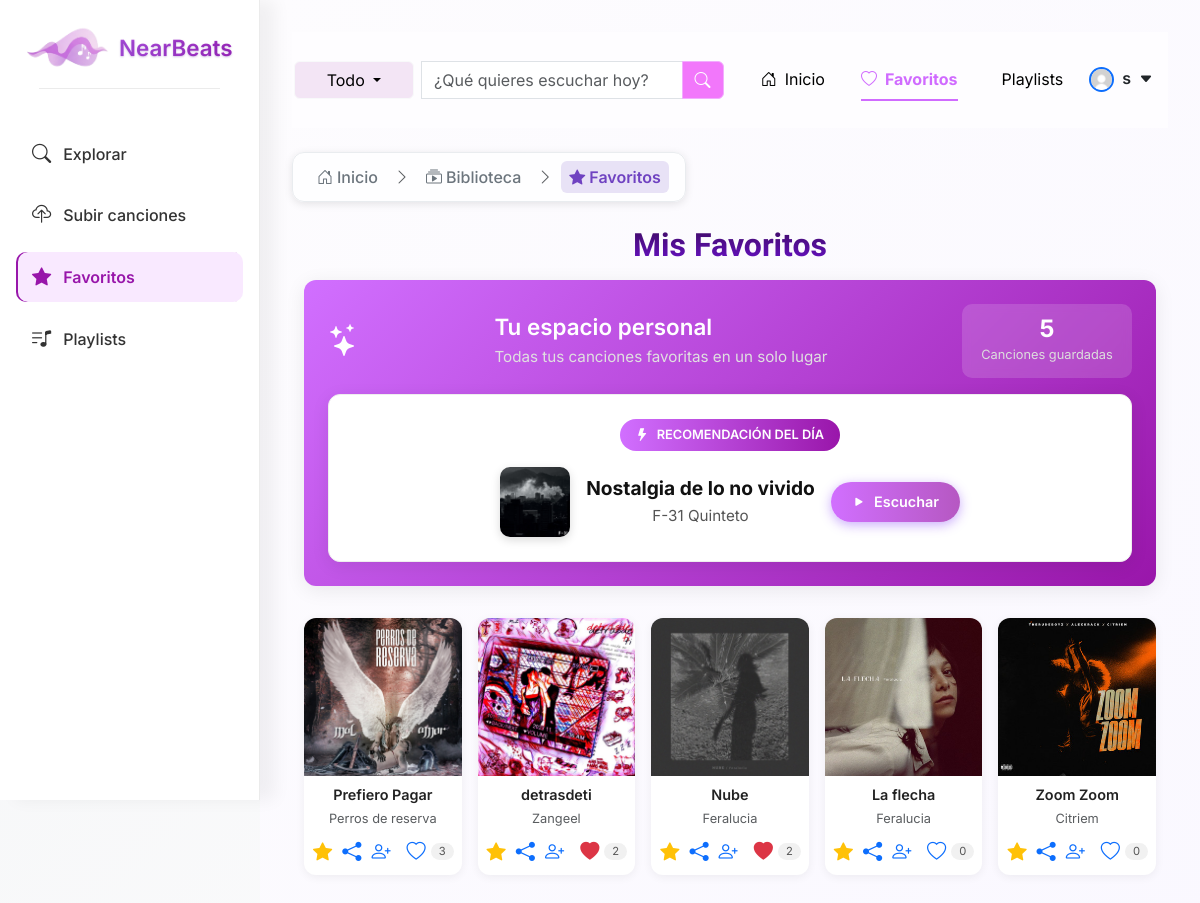
The page /favorites/ (signed in) on the database its author committed.
### usuarios/models.py (models this page shows, shortened)
class Usuario(AbstractBaseUser, PermissionsMixin):
    ROLES = (
        ('Artista', 'Artista'),
        ('Oyente', 'Oyente'),
    )
    email = models.EmailField(unique=True)             # User's email (unique identifier)
    nombre = models.CharField(max_length=100)          # User's name
    rol = models.CharField(max_length=10, choices=ROLES)  # User role: Artista or Oyente
    is_active = models.BooleanField(default=True)      # Can the user log in?
    is_staff = models.BooleanField(default=False)      # Can access Django admin?
    objects = UsuarioManager()                         # Link to custom manager
    USERNAME_FIELD = 'email'                           # Use email as login identifier
    REQUIRED_FIELDS = ['nombre', 'rol']                # Fields required when creating a superuser

### library/models.py (models this page shows, shortened)
class Song(models.Model):
    title = models.CharField(max_length=300)
    artist_name = models.CharField(max_length=100)
    genre = models.CharField(max_length=50)
    lyrics = models.TextField(blank=True)
    audio_file = models.FileField(upload_to="songs/audio/")
    cover_image = models.ImageField(
        upload_to="songs/covers/",
        blank=True,
        null=True
    )
    mood = models.CharField(
    max_length=50,
    choices= [
    ("feliz", "Feliz"),
    ("triste", "Triste"),
    ("romantico", "Romántico"),
    ("melancolico", "Melancólico"),
    ("nostalgico", "Nostálgico"),
    ("solitario", "Solitario"),
    ("ruptura", "Ruptura"),
    ],
    blank=True
)
    created_at = models.DateTimeField(auto_now_add=True)
    copyright = models.CharField(max_length=255, blank=True, null=True)

### library/views.py (the view)
# urls.py: path("favorites/", libraryViews.see_favorites_list, name="favorites"),
@login_required
def see_favorites_list(request):  #see_favorites_list
    favorites = Favorite.objects.filter(user=request.user).select_related("song")
    songs = [fav.song for fav in favorites]
    for song in songs:
        song.likes_count = Like.objects.filter(song=song).count()
        song.is_liked = Like.objects.filter(song=song, user=request.user).exists()
        song.is_favorited = True
    all_songs = Song.objects.exclude(id__in=[song.id for song in songs])
    cache_key = f"recommended_song_user_{request.user.id}"
    recommended_song = cache.get(cache_key)
    if not recommended_song:
        if all_songs.exists():
            recommended_song = random.choice(all_songs)
            cache.set(cache_key, recommended_song, 24*60*60)
    return render(request, "favorites.html", {
        "songs": songs,
        "recommended_song": recommended_song
    })

### library/templates/favorites.html (shortened to what this page needs)
{% extends "base_library.html" %}
{% load static %}
{% block page_icon %}bi bi-star-fill{% endblock %}
{% block page_name %}Favoritos{% endblock %}
{% block content %}
<div class="container-fluid mt-4">
  <h1 class="favorites-title mb-3">
     Mis Favoritos
  </h1>
  <div class="favorites-header-section mb-4">
    <div class="favorites-banner">
      <div class="banner-content">
        <div class="banner-icon">
          <i class="bi bi-stars"></i>
        </div>
        <div class="banner-text">
          <h3>Tu espacio personal</h3>
          <p>Todas tus canciones favoritas en un solo lugar</p>
        </div>
        <div class="banner-stats">
          <div class="stat">
            <span class="number">{{ songs|length }}</span>
            <span class="label">Canciones guardadas</span>
          </div>
        </div>
      </div>
      {% if recommended_song %}
      <div class="recommendation-container">
        <div class="recommendation-content">
          <div class="recommendation-badge">
            <i class="bi bi-lightning-fill"></i>
            Recomendación del día
          </div>
          <div class="recommendation-song">
            <div class="song-cover-small">
              {% if recommended_song.cover_image %}
                <img src="{{ recommended_song.cover_image.url }}" alt="{{ recommended_song.title }}">
              {% else %}
                <img src="{% static 'images/sin_portada.png' %}" alt="Sin portada">
              {% endif %}
            </div>
            <div class="song-details">
              <div class="song-title">{{ recommended_song.title }}</div>
              <div class="song-artist">{{ recommended_song.artist_name }}</div>
            </div>
            <button class="btn-play-recommendation"
                    data-audio="{{ recommended_song.audio_file.url }}"
                    data-title="{{ recommended_song.title }}"
                    data-artist="{{ recommended_song.artist_name }}">
              <i class="bi bi-play-fill"></i>
              Escuchar
            </button>
          </div>
        </div>
      </div>
      {% endif %}
    </div>
  </div>
  <div class="row row-cols-2 row-cols-sm-3 row-cols-md-4 row-cols-lg-5 g-3">
    {% for song in songs %}
      <div class="col d-flex justify-content-center song-item" id="song-{{ song.id }}">
        <div class="song-card h-100 d-flex flex-column">
          <div class="song-cover">
            {% if song.cover_image %}
              <img src="{{ song.cover_image.url }}" alt="{{ song.title }}">
            {% else %}
              <img src="{% static 'images/sin_portada.png' %}" alt="Sin portada">
            {% endif %}
          </div>
          <div class="song-info text-center p-2">
            <div class="song-title fw-semibold text-truncate">{{ song.title }}</div>
            <div class="song-artist text-muted small text-truncate">{{ song.artist_name }}</div>
          </div>
          {% if user.is_authenticated %}
            <div class="d-flex justify-content-between align-items-center px-2 pb-2">
              <div class="d-flex gap-2">
                <button class="btn btn-link p-0 favorite-btn" data-song-id="{{ song.id }}">
                  <i class="bi bi-star{% if song.is_favorited %}-fill text-warning{% endif %}" style="font-size: 1.2rem;"></i>
                </button>
                <button class="btn btn-link p-0 share-btn" data-song-id="{{ song.id }}" onclick="share_song('{{ song.title }}')">
                  <i class="bi bi-share-fill" style="font-size: 1.2rem;"></i>
                </button>
                <button class="btn btn-link p-0 follow-btn" data-artist-id="{{ song.artist_name }}" onclick="follow_artist(this)">
                  <i class="bi bi-person-plus{% if song.is_followed %}-fill text-success{% endif %}" style="font-size: 1.2rem;"></i>
                </button>
              </div>
              <div class="d-flex align-items-center gap-1">
                <button class="btn btn-link p-0 like-btn" data-song-id="{{ song.id }}">
                  <i class="bi bi-heart{% if song.is_liked %}-fill text-danger{% endif %}" style="font-size: 1.2rem;"></i>
                </button>
                <span id="likes-count-{{ song.id }}"
                      class="px-2 py-0 rounded-pill"
                      style="font-size: 0.7rem; background-color: #f1f1f1; color: #555;">
                  {{ song.likes_count }}
                </span>
              </div>
            </div>
          {% endif %}
        </div>
      </div>
    {% endfor %}
  </div>
</div>
{% endblock %}

### main/templates/main/main_navbar.html (shortened to what this page needs)
{% load static %}
<nav class="main-navbar d-flex justify-content-between align-items-center {% if request.resolver_match.url_name in 'see_library,upload_songs,favorites,playlists,playlist_detail,add_song_to_playlist' %}library-navbar{% endif %}" style="padding-left: 2px;">
    {% if request.resolver_match.url_name != 'upload_songs' and request.resolver_match.url_name != 'login' and request.resolver_match.url_name != 'register' %}
    <form class="d-flex align-items-center w-50 form-search" method="GET" action="{% url 'buscar' %}">
    <div class="input-group position-relative">
            <div class="btn-group me-2">
                <button type="button" class="btn btn-light dropdown-toggle" data-bs-toggle="dropdown"
                    aria-expanded="false" id="dropdownFiltro" style="background-color: #f3e5f5; min-width: 120px;">
                    <span id="filtroSeleccionado">
                        {% if filterOption == "titulo" %}Título
                        {% elif filterOption == "artista" %}Artista
                        {% elif filterOption == "genero" %}Género
                        {% elif filterOption == "año_publicacion" %}Año de Publicación
                        {% elif filterOption == "emocion" %}Emoción
                        {% else %}Todo{% endif %}
                    </span>
                </button>
            </div>
            <input type="search" class="form-control" name="q" id="busqueda" placeholder="¿Qué quieres escuchar hoy?"
                value="{{ searchTerm }}" autocomplete="off">
            <button type="submit" class="btn btn-search" aria-label="Buscar">
                <i class="bi bi-search" aria-hidden="true"></i>
            </button>
        </div>
    </form>
    {% else %}
    <div class="w-40"></div>
    {% endif %}
     <ul class="nav justify-content-end nav-underline nav-underlinem align-items-center w-50">
    <li class="nav-item nav-itemm nav-itemmHome">
        <a class="nav-link nav-linkm {% if request.resolver_match.url_name == 'home' %}active{% endif %}"
            aria-current="page" href="{% url 'home' %}">
            <i class="bi bi-house-door me-2"></i>Inicio
        </a>
    </li>
        {% if user.is_authenticated %}
    <li class="nav-item nav-itemm">
        <a class="nav-link nav-linkm {% if request.resolver_match.url_name == 'favorites' %}active{% endif %}"
           href="{% url 'favorites' %}">
            <i class="bi bi-heart me-2"></i>Favoritos
        </a>
    </li>
    <li class="nav-item nav-itemm">
        <a class="nav-link nav-linkm {% if request.resolver_match.url_name == 'playlists' %}active{% endif %}"
           href="{% url 'playlists' %}">
            Playlists
        </a>
    </li>
<li class="nav-item dropdown">
    <a class="nav-link d-flex align-items-center profile-toggle text-dark" href="#" id="userDropdown"
        role="button" data-bs-toggle="dropdown" aria-expanded="false" style="text-decoration: none;">
        <img src="{% static 'images/default_profile.jpeg' %}" alt="Foto de perfil"
            class="rounded-circle border border-2 border-primary"
            style="width: 25px; height: 25px; object-fit: cover;">
        <div class="d-none d-md-flex flex-column align-items-start ms-2">
            <span class="fw-semibold" style="line-height: 1.2;">{{ user.nombre }}</span>
        </div>
        <i class="bi bi-caret-down-fill ms-2 small"></i>
    </a>
</li>
        {% endif %}
    </ul>
</nav>
{% if request.resolver_match.url_name != 'upload_songs' and request.resolver_match.url_name != 'login' and request.resolver_match.url_name != 'register' %}
{% if canciones %}
<div class="row mt-4 justify-content-center">
    {% if most_listened_artist != None %}
    <div class="col-auto d-flex flex-column align-items-center">
        <button type="button" class="btn btn_m_artist">Artista más
        escuchado de esta categoria</button>
        <div class="card mb-3" style="max-width: 540px;">
            <div class="row g-0">
                <div class="col-md-4">
                <img src="{{ artist_photo.url }}" class="img-fluid
                rounded-start" alt="Foto de perfil de artista">
                </div>
                <div class="col-md-8">
                    <div class="card-body">
                        <h5 class="card-title">{{most_listened_artist}}</h5>
                        <p class="card-text">Número de reproducciones: {{ cant_reproductions }}.</p>
                    </div>
                </div>
            </div>
        </div>
    </div>
    {% endif %}
    {% for song in canciones %}
    <div class="col-12 mb-4 d-flex justify-content-center">
        <div class="card shadow-sm w-75" style="min-height: 180px;">
            <div class="row g-0 align-items-center">
                <div class="col-auto">
                    {% if song.cover_image %}
                    <img src="{{ song.cover_image.url }}" alt="{{ song.title }}"
                        style="width: 180px; height: 120px; object-fit: cover; margin: 10px; border-radius: 10px;">
                    {% else %}
                    <img src="{% static 'images/sin_portada.png' %}" alt="Sin imagen"
                        style="width: 180px; height: 120px; object-fit: cover; margin: 10px; border-radius: 10px;">
                    {% endif %}
                </div>
                <div class="col ps-3">
                    <div class="card-body">
                        <h5 class="card-title mb-2">{{ song.title }}</h5>
                        <p class="card-text text-muted mb-2">{{ song.artist_name }}</p>
                        {% if song.audio_file %}
                        <audio controls controlslist="nodownload" oncontextmenu="return false;" style="width: 100%;">
                            <source src="{{ song.audio_file.url }}" type="audio/mpeg">
                            Tu navegador no soporta audio.
                        </audio>
                        {% else %}
                        <small class="text-muted">Audio no disponible</small>
                        {% endif %}
                    </div>
                </div>
            </div>
        </div>
    </div>
    {% endfor %}
</div>
{% else %}
<br>
{% endif %}
{% endif %}

### rows shown on the page
Usuario: nombre "s"
Song: cover_image (picture), title "Nostalgia de lo no vivido", artist_name "F-31 Quinteto"
Song: cover_image (picture), title "Prefiero Pagar", artist_name "Perros de reserva", likes_count "3"
Song: cover_image (picture), title "detrasdeti", artist_name "Zangeel", likes_count "2"
Song: cover_image (picture), title "Nube", artist_name "Feralucia", likes_count "2"
Song: cover_image (picture), title "La flecha", artist_name "Feralucia", likes_count "0"
Song: cover_image (picture), title "Zoom Zoom", artist_name "Citriem", likes_count "0"

### other values the page prints
{{ songs|length }} "5"
